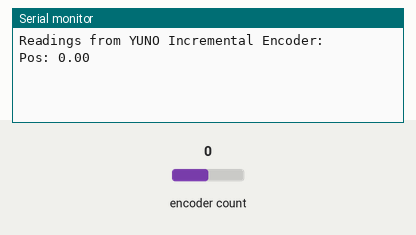
This sketch was run on a simulated Arduino Uno, built with avr-gcc and run on an emulated ATmega328P. Parts: the last lines printed to the serial monitor. The inputs (shaded band) are chosen by the test bench; at power-on: encoder count 0.

Above: at 1.2 s.
1.3 s: encoder count set to 1
At 2.5 s:
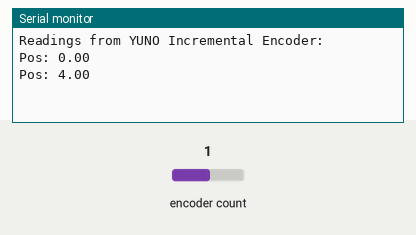
2.8 s: encoder count set to 2
At 3.8 s:
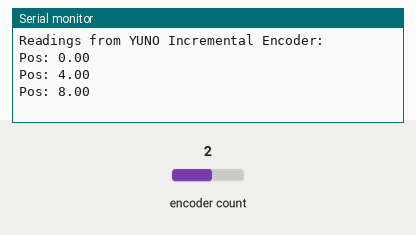

The sketch:

rotaryEncoderInc.ino
```cpp
// Encoder - Version: Latest
#include <Encoder.h>

/*
  Testing sketch for Incremental Rotary Encoder use on the Arduino UNO platform
*/

Encoder yuno(2, 3);

void setup() {
    Serial.begin(9600);
    Serial.println("Readings from YUNO Incremental Encoder:");
}

float position = -999;


void loop() {
  float newPosition = yuno.read();

  if (newPosition != position) {
    Serial.print("Pos: ");
    Serial.println(newPosition);
    position = newPosition;
  }
}
```

Measured:
- after the input at 1.3 s, the serial monitor: prints a new line at once (image 1)
- after the input at 2.8 s, the serial monitor: prints a new line at once (image 2)
